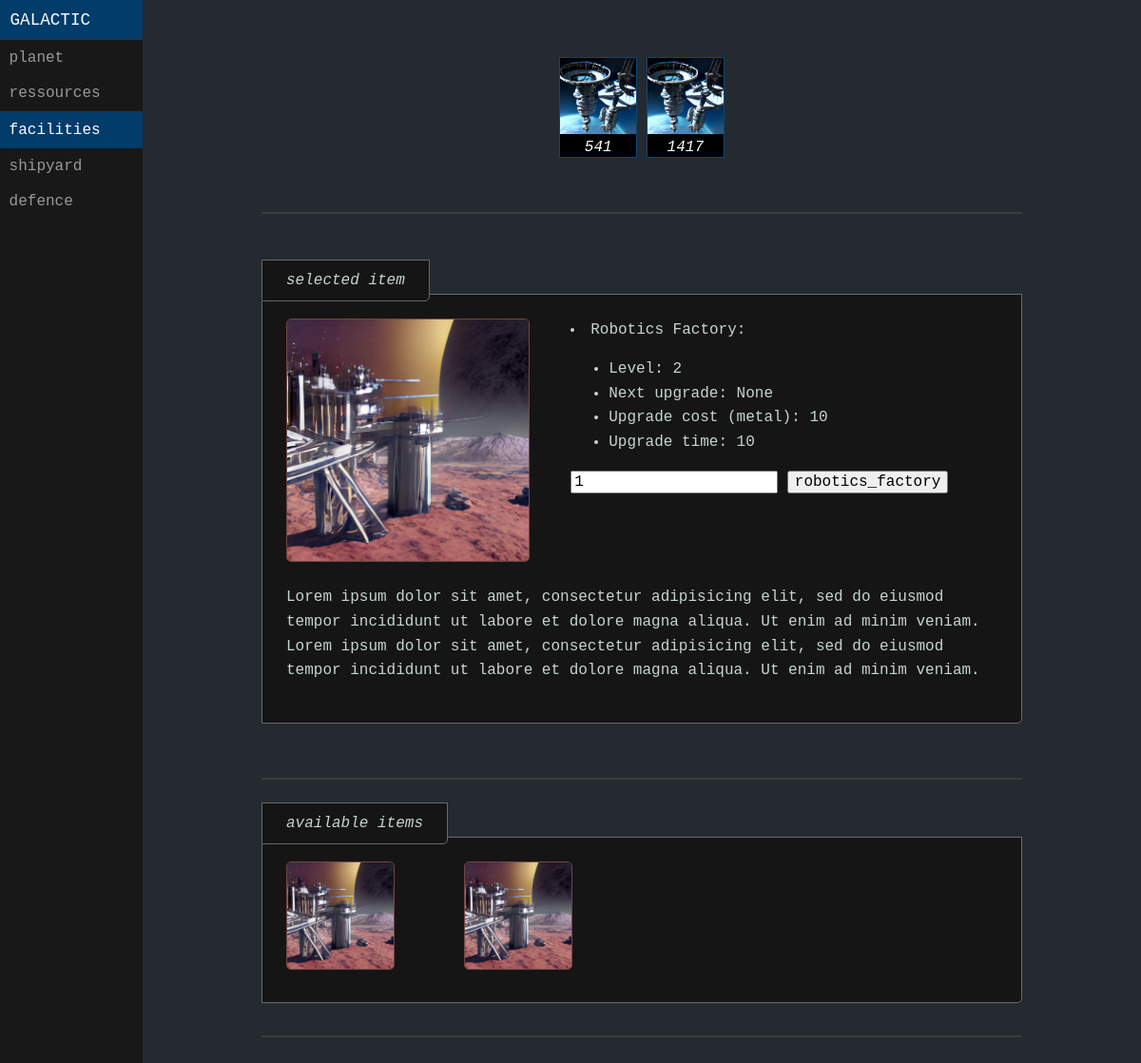
Page /galactic/2/facilities/ on the committed database.
### galactic/models.py (models this page shows, shortened)
class Planet(models.Model):
    discovered_date = models.DateTimeField('date discovered')
    energy = models.IntegerField(default=100)
    metal = models.IntegerField(default=30)
    solar_plant_level = models.IntegerField(default=1)
    solar_plant_production = models.IntegerField(default=10)
    solar_plant_next_upgrade = models.DateTimeField(null=True, blank=True)
    solar_plant_cost_upgrade_metal = models.IntegerField(default=10)
    solar_plant_upgrade_time = models.IntegerField(default=10)
    metal_mining_level = models.IntegerField(default=1)
    metal_mining_production = models.IntegerField(default=10)
    metal_mining_next_batch = models.DateTimeField(default=timezone.now())
    metal_mining_energy_consumption = models.IntegerField(default=10)
    metal_mining_next_upgrade = models.DateTimeField(null=True, blank=True)
    metal_mining_cost_upgrade_metal = models.IntegerField(default=10)
    metal_mining_upgrade_time = models.IntegerField(default=10)
    robotics_factory_level = models.IntegerField(default=1)
    robotics_factory_next_upgrade = models.DateTimeField(null=True, blank=True)
    robotics_factory_cost_upgrade_metal = models.IntegerField(default=10)
    robotics_factory_upgrade_time = models.IntegerField(default=10)
    shipyard_dock_level = models.IntegerField(default=1)
    shipyard_dock_next_upgrade = models.DateTimeField(null=True, blank=True)
    shipyard_dock_cost_upgrade_metal = models.IntegerField(default=10)
    shipyard_dock_upgrade_time = models.IntegerField(default=10)
    rocket_launcher_count = models.IntegerField(default=1)
    rocket_launcher_next_manufacture = models.DateTimeField(null=True, blank=True)
    rocket_launcher_cost_manufacture_metal = models.IntegerField(default=1000)
    rocket_launcher_manufacture_time = models.IntegerField(default=10)
    rocket_launcher_manufacture_amount = models.IntegerField(default=1)
    light_laser_count = models.IntegerField(default=1)
    light_laser_next_manufacture = models.DateTimeField(null=True, blank=True)
    light_laser_cost_manufacture_metal = models.IntegerField(default=1000)
    light_laser_manufacture_time = models.IntegerField(default=10)
    light_laser_manufacture_amount = models.IntegerField(default=1)
    light_fighter_count = models.IntegerField(default=1)
    light_fighter_next_manufacture = models.DateTimeField(null=True, blank=True)
    light_fighter_cost_manufacture_metal = models.IntegerField(default=1000)
    light_fighter_manufacture_time = models.IntegerField(default=10)
    light_fighter_manufacture_amount = models.IntegerField(default=1)
    heavy_fighter_count = models.IntegerField(default=1)
    heavy_fighter_next_manufacture = models.DateTimeField(null=True, blank=True)
    heavy_fighter_cost_manufacture_metal = models.IntegerField(default=1000)
    heavy_fighter_manufacture_time = models.IntegerField(default=10)
    heavy_fighter_manufacture_amount = models.IntegerField(default=1)

### galactic/views.py (the view)
# urls.py: path('<int:planet_id>/facilities/', views.facilities, name='facilities'),
def facilities(request, planet_id):
    try:
        planet = Planet.objects.get(pk=planet_id)
    except Planet.DoesNotExist:
        raise Http404("Ressource does not exist")
    return render(request, 'galactic/facilities.html', {'planet': planet})

### galactic/templates/galactic/facilities.html (shortened to what this page needs)
<!DOCTYPE html>
<html lang="en">
<head>
    {% load static %}
    <link rel="stylesheet" href="{% static 'galactic/pure-min.css' %}">
    <link rel="stylesheet" href="{% static 'galactic/styles.css' %}">
</head>
<body>
<div id="layout">
    <div id="menu">
        <div class="pure-menu">
            <a class="pure-menu-heading" href="#company">Galactic</a>
            <ul class="pure-menu-list">
                <li class="pure-menu-item"><a href="{% url 'galactic:planet' 1 %}" class="pure-menu-link">planet</a></li>
                <li class="pure-menu-item"><a href="{% url 'galactic:ressources' 1 %}" class="pure-menu-link">ressources</a></li>
                <li class="pure-menu-item menu-item-divided pure-menu-selected"><a href="{% url 'galactic:facilities' 1 %}" class="pure-menu-link">facilities</a></li>
                <li class="pure-menu-item"><a href="{% url 'galactic:shipyard' 1 %}" class="pure-menu-link">shipyard</a></li>
                <li class="pure-menu-item"><a href="{% url 'galactic:defence' 1 %}" class="pure-menu-link">defence</a></li>
            </ul>
        </div>
    </div>
    <div id="main">
        <div class="header">
            <div class="container">
                <table class="pure-table inventar-table" style="color: white;">
                    <tbody>
                        <tr>
                            <td style="background-color: black; border-left: 1px solid #0d4675; border-right: 1px solid #0d4675;"><img src="{% static 'galactic/solar_plant.jpg' %}" style="width: 80px;"></td>
                            <td style="border-top: 1px solid #242A2F;">&nbsp;</td>
                            <td style="background-color: black; border-left: 1px solid #0d4675; border-right: 1px solid #0d4675;"><img src="{% static 'galactic/solar_plant.jpg' %}" style="width: 80px;"></td>
                        </tr>
                        <tr>
                            <td style="background-color: black; border-left: 1px solid #0d4675; border-right: 1px solid #0d4675;">{{ planet.energy }}</td>
                            <td style="border-bottom: 1px solid #242A2F;">&nbsp;</td>
                            <td style="background-color: black; border-left: 1px solid #0d4675; border-right: 1px solid #0d4675;">{{ planet.metal }}</td>
                        </tr>
                    </tbody>
                </table>
            </div>
        </div>
        <div class="content">
            <p>&nbsp;</p>
            <hr>
            <p>&nbsp;</p>
            <span class="showstuff" style="padding: 12px 25px; font-style: italic;">selected item</span>
            <div id="Nature" class="picture showstuff" style="">
                <div class="pure-g">
                    <div class="pure-u-2-5">
                        <img src="{% static 'galactic/metal_mining.jpg' %}" alt="Nature" style="width:85%; border-radius:5px; border: 1px solid #714644;">
                    </div>
                    <div class="pure-u-3-5">
                        <li>Robotics Factory:
                            <ul>
                                <li>Level: {{ planet.robotics_factory_level }}</li>
                                <li>Next upgrade: {{ planet.robotics_factory_next_upgrade }}</li>
                                <li>Upgrade cost (metal): {{ planet.robotics_factory_cost_upgrade_metal }}</li>
                                <li>Upgrade time: {{ planet.robotics_factory_upgrade_time }}</li>
                            </ul>
                        </li>
                        <form action="{% url 'galactic:upgrade_facilities' planet.id %}" method="post">
                            <input type="number" name="amount" value="1">
                            <input type="submit" name="button" value="robotics_factory">
                        </form>
                    </div>
                    <div class="pure-u-1-1">
                        <p>Lorem ipsum dolor sit amet, consectetur adipisicing elit, sed do eiusmod tempor incididunt ut labore et dolore magna aliqua. Ut enim ad minim veniam. Lorem ipsum dolor sit amet, consectetur adipisicing elit, sed do eiusmod tempor incididunt ut labore et dolore magna aliqua. Ut enim ad minim veniam.</p>
                    </div>
                </div>
            </div>
            <p>&nbsp;</p>
            <hr>
            <br>
            <span class="showstuff" style="padding: 12px 25px; font-style: italic;">available items</span>
            <div class="pure-g showstuff">
                <div class="pure-u-1-4 pure-u-lg-1-8">
                    <a href="javascript:void(0)" class="w3-hover-opacity" onclick="openImg('Nature');">
                        <img src="{% static 'galactic/metal_mining.jpg' %}" alt="Nature" style="width:60%; border-radius:5px; border: 1px solid #714644;">
                    </a>
                </div>
                <div class="pure-u-1-4 pure-u-lg-1-8">
                    <a href="javascript:void(0)" class="w3-hover-opacity" onclick="openImg('Snow');">
                        <img src="{% static 'galactic/metal_mining.jpg' %}" alt="Snow" style="width:60%; border-radius:5px; border: 1px solid #714644;">
                    </a>
                </div>
            </div>
            <br>
            <hr>
            <p>&nbsp;</p>
            <br>
        </div>
    </div>
</div>
</body>
</html>

### galactic/static/galactic/pure-min.css (style rules this page uses)
html { line-height:1.15; -webkit-text-size-adjust:100% }
body { margin:0 }
hr { box-sizing:content-box; height:0; overflow:visible }
a { background-color:transparent }
img { border-style:none }
button, input, optgroup, select, textarea { font-family:inherit; font-size:100%; line-height:1.15; margin:0 }
button, input { overflow:visible }
[type=button], [type=reset], [type=submit], button { -webkit-appearance:button }
html { font-family:'Courier New', monospace; }
.pure-g { display:flex; flex-flow:row wrap; align-content:flex-start }
.pure-u-1, .pure-u-1-1, .pure-u-1-12, .pure-u-1-2, .pure-u-1-24, .pure-u-1-3, .pure-u-1-4, .pure-u-1-5, .pure-u-1-6, .pure-u-1-8, .pure-u-10-24, .pure-u-11-12, .pure-u-11-24, .pure-u-12-24, .pure-u-13-24, .pure-u-14-24, .pure-u-15-24, .pure-u-16-24, .pure-u-17-24, .pure-u-18-24, .pure-u-19-24, .pure-u-2-24, .pure-u-2-3, .pure-u-2-5, .pure-u-20-24, .pure-u-21-24, .pure-u-22-24, .pure-u-23-24, .pure-u-24-24, .pure-u-3-24, .pure-u-3-4, .pure-u-3-5, .pure-u-3-8, .pure-u-4-24, .pure-u-4-5, .pure-u-5-12, .pure-u-5-24, .pure-u-5-5, .pure-u-5-6, .pure-u-5-8, .pure-u-6-24, .pure-u-7-12, .pure-u-7-24, .pure-u-7-8, .pure-u-8-24, .pure-u-9-24 { display:inline-block; letter-spacing:normal; word-spacing:normal; vertical-align:top; text-rendering:auto }
.pure-u-1-4, .pure-u-6-24 { width:25% }
.pure-u-2-5 { width:40% }
.pure-u-3-5 { width:60% }
.pure-u-1, .pure-u-1-1, .pure-u-24-24, .pure-u-5-5 { width:100% }
.pure-menu { box-sizing:border-box }
.pure-menu-item, .pure-menu-list { position:relative }
.pure-menu-list { list-style:none; margin:0; padding:0 }
.pure-menu-item { padding:0; margin:0; height:100% }
.pure-menu-heading, .pure-menu-link { display:block; text-decoration:none; white-space:nowrap }
.pure-menu-heading { text-transform:uppercase; color:#565d64 }
.pure-menu-link { color:#777 }
.pure-menu-heading, .pure-menu-link { padding:.5em 1em }
.pure-menu-selected>.pure-menu-link, .pure-menu-selected>.pure-menu-link:visited { color:#000 }
.pure-table { border-collapse:collapse; border-spacing:0; empty-cells:show; border:1px solid #cbcbcb }
.pure-table td, .pure-table th { border-left:1px solid #cbcbcb; border-width:0 0 0 1px; font-size:inherit; margin:0; overflow:visible; padding:.5em 1em }
.pure-table td { background-color:transparent }

### galactic/static/galactic/styles.css (style rules this page uses)
html { background-color: #242A2F; }
body { color: #C5D6CE; }
a { color: #2F5904; }
hr { border: 1px solid #3c3c3c; }
.showstuff { background-color: #151515; border: 1px solid dimgrey; padding: 25px; border-bottom-right-radius: 5px; }
.inventar-table { border: 1px solid #0d4675; }
.inventar-table td, .inventar-table th { padding: 0px !important; font-style: italic; }
.container { margin-top: 20px; display: flex; align-items: center; justify-content: center; flex-direction: column; }
#layout, #menu, .menu-link { -webkit-transition: all 0.2s ease-out; -moz-transition: all 0.2s ease-out; -ms-transition: all 0.2s ease-out; -o-transition: all 0.2s ease-out; transition: all 0.2s ease-out; }
#layout { position: relative; left: 0; padding-left: 0; }
.content { margin: 0 auto; padding: 0 2em; max-width: 800px; margin-bottom: 50px; line-height: 1.6em; }
.header { margin: 0; color: #333; text-align: center; padding: 2.5em 2em 0; }
#menu { margin-left: -150px; width: 150px; position: fixed; top: 0; left: 0; bottom: 0; z-index: 1000; background: #191818; overflow-y: auto; }
#menu a { color: #999; border: none; padding: 0.6em 0 0.6em 0.6em; }
#menu .pure-menu, #menu .pure-menu ul { border: none; background: transparent; }
#menu .pure-menu ul, #menu .pure-menu .menu-item-divided { border-top: 1px solid #333; }
#menu .pure-menu-selected, #menu .pure-menu-heading { background: #023C6A; }
#menu .pure-menu-selected a { color: #fff; }
#menu .pure-menu-heading { font-size: 110%; color: #fff; margin: 0; }
@media (min-width: 48em) { .header, .content { padding-left: 2em; padding-right: 2em; } }
@media (min-width: 48em) { #layout { padding-left: 150px; left: 0; } }
@media (min-width: 48em) { #menu { left: 150px; } }

### rows in the picture
Planet: energy "541", metal "1417", robotics_factory_level "2", robotics_factory_next_upgrade "None", robotics_factory_cost_upgrade_metal "10", robotics_factory_upgrade_time "10"
